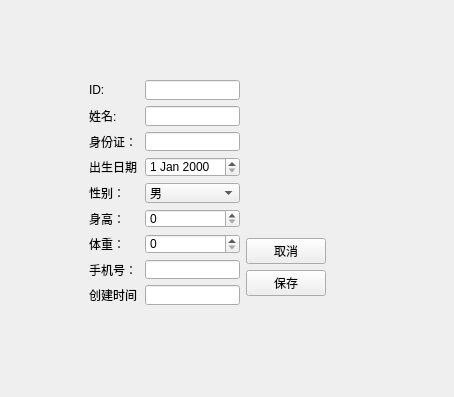
<?xml version="1.0" encoding="UTF-8"?>
<ui version="4.0">
 <class>patienteditview</class>
 <widget class="QWidget" name="patienteditview">
  <property name="geometry">
   <rect>
    <x>0</x>
    <y>0</y>
    <width>454</width>
    <height>397</height>
   </rect>
  </property>
  <property name="windowTitle">
   <string>编辑患者信息</string>
  </property>
  <widget class="QWidget" name="layoutWidget">
   <property name="geometry">
    <rect>
     <x>12</x>
     <y>80</y>
     <width>314</width>
     <height>225</height>
    </rect>
   </property>
   <layout class="QHBoxLayout" name="horizontalLayout_2">
    <item>
     <layout class="QHBoxLayout" name="horizontalLayout">
      <item>
       <spacer name="horizontalSpacer">
        <property name="orientation">
         <enum>Qt::Orientation::Horizontal</enum>
        </property>
        <property name="sizeType">
         <enum>QSizePolicy::Policy::Fixed</enum>
        </property>
        <property name="sizeHint" stdset="0">
         <size>
          <width>77</width>
          <height>20</height>
         </size>
        </property>
       </spacer>
      </item>
      <item>
       <layout class="QGridLayout" name="gridLayout">
        <item row="4" column="2" colspan="4">
         <widget class="QComboBox" name="dbComboSex">
          <item>
           <property name="text">
            <string>男</string>
           </property>
          </item>
          <item>
           <property name="text">
            <string>女</string>
           </property>
          </item>
         </widget>
        </item>
        <item row="9" column="2" colspan="4">
         <widget class="QLineEdit" name="dbCreatedTimestamp"/>
        </item>
        <item row="2" column="2" colspan="4">
         <widget class="QLineEdit" name="dbEditIDCard"/>
        </item>
        <item row="2" column="1">
         <widget class="QLabel" name="label_6">
          <property name="text">
           <string>身份证：</string>
          </property>
         </widget>
        </item>
        <item row="3" column="2" colspan="4">
         <widget class="QDateEdit" name="dbDateEditDOB"/>
        </item>
        <item row="1" column="1">
         <widget class="QLabel" name="label_5">
          <property name="text">
           <string>姓名:</string>
          </property>
         </widget>
        </item>
        <item row="6" column="1">
         <widget class="QLabel" name="label_7">
          <property name="text">
           <string>体重：</string>
          </property>
         </widget>
        </item>
        <item row="8" column="1">
         <widget class="QLabel" name="label_8">
          <property name="text">
           <string>手机号：</string>
          </property>
         </widget>
        </item>
        <item row="0" column="1">
         <widget class="QLabel" name="label">
          <property name="text">
           <string>ID:</string>
          </property>
         </widget>
        </item>
        <item row="3" column="1">
         <widget class="QLabel" name="label_4">
          <property name="text">
           <string>出生日期：</string>
          </property>
         </widget>
        </item>
        <item row="8" column="2" colspan="4">
         <widget class="QLineEdit" name="dbEditMobile"/>
        </item>
        <item row="1" column="2" colspan="4">
         <widget class="QLineEdit" name="dbEditName"/>
        </item>
        <item row="4" column="1">
         <widget class="QLabel" name="label_2">
          <property name="text">
           <string>性别：</string>
          </property>
         </widget>
        </item>
        <item row="5" column="1">
         <widget class="QLabel" name="d">
          <property name="text">
           <string>身高：</string>
          </property>
         </widget>
        </item>
        <item row="0" column="2" colspan="4">
         <widget class="QLineEdit" name="dbEditID">
          <property name="focusPolicy">
           <enum>Qt::FocusPolicy::StrongFocus</enum>
          </property>
         </widget>
        </item>
        <item row="9" column="1">
         <widget class="QLabel" name="label_3">
          <property name="text">
           <string>创建时间：</string>
          </property>
         </widget>
        </item>
        <item row="6" column="2" colspan="4">
         <widget class="QSpinBox" name="dbSpinWeight"/>
        </item>
        <item row="5" column="2" colspan="4">
         <widget class="QSpinBox" name="dbSpinHeight"/>
        </item>
       </layout>
      </item>
     </layout>
    </item>
    <item>
     <layout class="QVBoxLayout" name="verticalLayout_2">
      <item>
       <spacer name="verticalSpacer">
        <property name="orientation">
         <enum>Qt::Orientation::Vertical</enum>
        </property>
        <property name="sizeType">
         <enum>QSizePolicy::Policy::Fixed</enum>
        </property>
        <property name="sizeHint" stdset="0">
         <size>
          <width>20</width>
          <height>150</height>
         </size>
        </property>
       </spacer>
      </item>
      <item>
       <layout class="QVBoxLayout" name="verticalLayout">
        <item>
         <widget class="QPushButton" name="pushButton_2">
          <property name="text">
           <string>取消</string>
          </property>
         </widget>
        </item>
        <item>
         <widget class="QPushButton" name="pushButton">
          <property name="text">
           <string>保存</string>
          </property>
         </widget>
        </item>
       </layout>
      </item>
     </layout>
    </item>
   </layout>
  </widget>
 </widget>
 <resources/>
 <connections/>
</ui>
